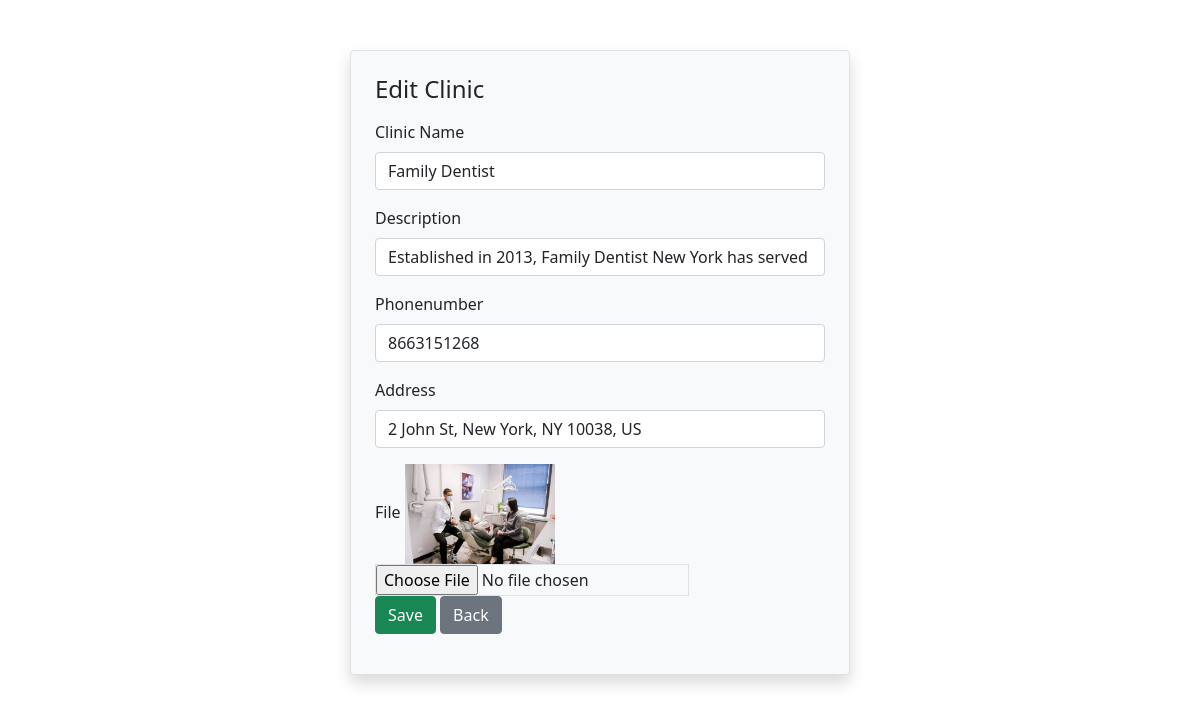
The page /admin/admin-clinic/add-edit-clinic.php?id=1 (signed in) on the database its author committed.
### tables this page shows
CREATE TABLE `clinic` (
  `clinic_id` int(11) NOT NULL,
  `clinic_name` varchar(50) NOT NULL,
  `clinic_address` varchar(150) NOT NULL,
  `clinic_phone_number` varchar(20) NOT NULL,
  `clinic_description` text DEFAULT NULL,
  `clinic_created_at` timestamp NOT NULL DEFAULT current_timestamp(),
  `clinic_updated_at` timestamp NOT NULL DEFAULT current_timestamp() ON UPDATE current_timestamp(),
  `clinic_is_deleted` tinyint(1) DEFAULT 0,
   CHECK (clinic_is_deleted BETWEEN 0 AND 1)
);

CREATE TABLE `media` (
  `media_id` int(11) NOT NULL,
  `media_type` varchar(50) DEFAULT NULL,
  `media_path` varchar(255) DEFAULT NULL,
  `media_text` text DEFAULT NULL,
  `media_created_at` timestamp NOT NULL DEFAULT current_timestamp(),
  `media_updated_at` timestamp NOT NULL DEFAULT current_timestamp() ON UPDATE current_timestamp(),
  `media_is_deleted` tinyint(1) DEFAULT 0,
  CHECK (media_is_deleted BETWEEN 0 AND 1)
);

### admin/function.php (called while the page is built, shortened)
<?php
function getClinic($id)
{
    global $conn;
    $sql = "SELECT *
            FROM clinic
            JOIN itemmedia ON clinic.clinic_id = itemmedia.item_id
            JOIN media ON itemmedia.media_id = media.media_id
            WHERE itemmedia.item_type = 'clinic' AND clinic.clinic_id = ?";
    $stmt = $conn->prepare($sql);
    $stmt->bind_param("d", $id);
    $stmt->execute();
    $result = $stmt->get_result();
    $row = $result->fetch_all(MYSQLI_ASSOC);
    return $row ? $row[0] : [];
}

### admin/admin-clinic/add-edit-clinic.php (the view, shortened to what this page needs)
<?php
require_once('../function.php');
$id = intval($_GET['id'] ?? '');
$row = $id ? getClinic( $id) : [];
?>
<!DOCTYPE html>
<html lang="en">
<head>
    <link href="https://cdn.jsdelivr.net/npm/bootstrap@5.0.2/dist/css/bootstrap.min.css" rel="stylesheet"
>
    <link rel="stylesheet" href="https://cdn.jsdelivr.net/npm/sweetalert2@11/dist/sweetalert2.min.css">
</head>
<body id="<?= $id ? $id : '' ?>">
<div class="container">
    <div class="form-container bg-light border rounded p-4 shadow">
        <h4 class="mb-3"><?php echo $row ? 'Edit Clinic' : 'Add Clinic' ?></h4>
        <div class="my-3">
            <form action="add-edit-clinic.php<?php echo $id ? "?id=$id" : ''; ?>"
                  method="post"
                  id="myForm"
                  onsubmit="return validateFormClinic()"
                  enctype="multipart/form-data">
                <div class="mb-3">
                    <label for="itemName" class="form-label">Clinic Name</label>
                    <input
                            type="text"
                            class="form-control"
                            id="itemName"
                            name="itemName"
                            placeholder="Enter item name"
                            value="<?= $id ? $row['clinic_name'] : '' ?>"
                    >
                </div>
                <div class="mb-3">
                    <label for="description" class="form-label">Description</label>
                    <input
                            type="text"
                            class="form-control"
                            id="description"
                            name="description"
                            placeholder="description"
                            value="<?= $id ? $row['clinic_description'] : '' ?>"
                    >
                </div>
                <div class="mb-3">
                    <label for="phonenumber" class="form-label">Phonenumber</label>
                    <input
                            type="text"
                            class="form-control"
                            id="phonenumber"
                            name="phonenumber"
                            placeholder="phonenumber"
                            value="<?= $id ? $row['clinic_phone_number'] : '' ?>"
                    >
                </div>
                <div class="mb-3">
                    <label for="address" class="form-label">Address</label>
                    <input
                            type="text"
                            class="form-control"
                            id="address"
                            name="address"
                            placeholder="address"
                            value="<?= $id ? $row['clinic_address'] : '' ?>"
                    >
                </div>
                <label for="formFile" class="form-label">File</label>
                <img id="preview-image" style="height: 100px" src="<?= $id ? $row['media_path'] : '' ?>" alt="">
                <div>
                    <input
                            type="file"
                            onchange="previewImage(event)"
                            class="form-control-file border"
                            name="formFile" id="formFile"
                            value="<?= $id ? $row['media_path'] : '' ?>"
                            accept="image/*" >
                </div>
                <button type="submit" class="btn btn-success"><?= $id ? 'Save' : 'Add' ?></button>
                <a href="/admin/admin-clinic/" class="btn btn-secondary">Back</a>
            </form>
        </div>
    </div>
</div>
</body>
</html>

### admin/admin-clinic/add-edit-clinic.php (style rules this page uses)
.form-container { max-width: 500px; margin: 50px auto; padding: 20px; }

### rows shown on the page
clinic: itemName "Family Dentist", description "Established in 2013, Family Dentist New York has served", phonenumber "8663151268", address "2 John St, New York, NY 10038, US", media.media_path (picture)
